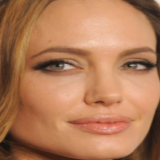
#> input picture FFTAnalysis/angelina.png, 160 x 160 px
$ jupyter execute 'Face Analysis.ipynb'
#> lines starting #> are read from the running program, lines starting #| are printed output that depends on the picture
[cell 1]
import cv2
import numpy as np
from matplotlib import pyplot as plt

src1 = cv2.imread("angelina.png");
#> src1 is the input picture: shape (160, 160, 3); mean B, G, R 88.6, 122.7, 176.8
src1_fft = np.fft.fft2(src1)
src2 = cv2.imread("kate.png");
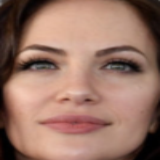
#> input picture FFTAnalysis/kate.png, 160 x 160 px
#> src2 is the input picture: shape (160, 160, 3); mean B, G, R 102.6, 117, 154
add = cv2.add(src1, src2);
cv2.imshow('image', add)

[cell 2]
import cv2
import numpy as np
from matplotlib import pyplot as plt

angelina_img = cv2.imread('angelina.png',0)
#> angelina_img: shape (160, 160); min 17, max 227, mean 134.5

"""
numpy.fft.fft2(a, s=None, axes=(-2, -1), norm=None)[source]
Compute the 2-dimensional discrete Fourier Transform
"""
angelina_f = np.fft.fft2(angelina_img)
"""Shift the zero-frequency component to the center of the spectrum"""
fshift = np.fft.fftshift(angelina_f)
angelina_magnitude_spectrum = 20*np.log(np.abs(fshift))

plt.subplot(121),plt.imshow(angelina_img, cmap = 'gray')
plt.title('Input Image'), plt.xticks([]), plt.yticks([])
plt.subplot(122),plt.imshow(angelina_magnitude_spectrum, cmap = 'gray')
plt.title('Magnitude Spectrum'), plt.xticks([]), plt.yticks([])
plt.show()

[cell 3]
import cv2
import numpy as np
from matplotlib import pyplot as plt

kate_img = cv2.imread('kate.png',0)
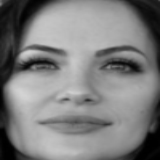
#> kate_img: shape (160, 160); min 0, max 211, mean 125.9
kate_f = np.fft.fft2(kate_img)
fshift = np.fft.fftshift(kate_f)
kate_magnitude_spectrum = 20*np.log(np.abs(fshift))
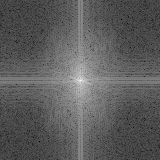
#> kate_magnitude_spectrum: shape (160, 160) float64; min -10.8, max 299.7, mean 102.3; drawn with min black and max white

plt.subplot(121),plt.imshow(kate_img, cmap = 'gray')
plt.title('Input Image'), plt.xticks([]), plt.yticks([])
plt.subplot(122),plt.imshow(kate_magnitude_spectrum, cmap = 'gray')
plt.title('Magnitude Spectrum'), plt.xticks([]), plt.yticks([])
plt.show()

[cell 4]
subtracted = kate_magnitude_spectrum - angelina_magnitude_spectrum
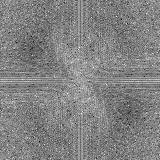
#> subtracted: shape (160, 160) float64; min -120.3, max 83.32, mean -16.3; drawn with min black and max white
inversesub = angelina_magnitude_spectrum - kate_magnitude_spectrum
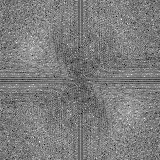
#> inversesub: shape (160, 160) float64; min -83.32, max 120.3, mean 16.3; drawn with min black and max white


plt.subplot(122),plt.imshow(subtracted, cmap = 'gray')
plt.title('Magnitude Spectrum'), plt.xticks([]), plt.yticks([])
plt.subplot(121),plt.imshow(inversesub, cmap = 'gray')
plt.show()

[cell 5]
fshift = np.fft.ifftshift(subtracted)
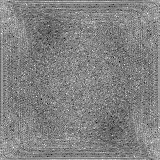
#> fshift: shape (160, 160) float64; min -120.3, max 83.32, mean -16.3; drawn with min black and max white
subtracted_reconstructed = np.fft.ifft2(fshift)

plt.subplot(121),plt.imshow(cv2.add(angelina_img,kate_img), cmap = 'gray')
plt.title('Simple Addition'), plt.xticks([]), plt.yticks([])
plt.subplot(122),plt.imshow(cv2.subtract(angelina_img,kate_img), cmap = 'gray')
plt.title('Simple Subtraction'), plt.xticks([]), plt.yticks([])

plt.show()
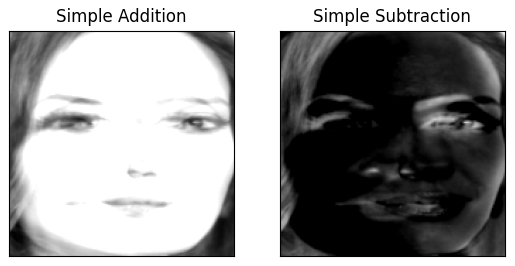
#> figure drawn by matplotlib, 2 panels

[cell 6]
import cv2
import numpy as np
from matplotlib import pyplot as plt
from scipy import signal


#### FFT SUBSTRACT
#Extract image
CellImg = cv2.imread('angelina.png',0)
BackImg = cv2.imread('kate.png',0)

#Covnert to 32 float
CellImg_float32 = np.float32(CellImg)
BackImg_float32 = np.float32(BackImg)

print("Size Cell: "+str(np.shape(CellImg_float32)))
#| Size Cell: (160, 160)
print("Size Back: "+str(np.shape(BackImg_float32)))
#| Size Back: (160, 160)

# DFT
dft_CellImg_float32 = cv2.dft(CellImg_float32, flags = cv2.DFT_COMPLEX_OUTPUT)
dft_shift_CellImg_float32 = np.fft.fftshift(dft_CellImg_float32)

dft_BackImg_float32 = cv2.dft(BackImg_float32, flags = cv2.DFT_COMPLEX_OUTPUT)
dft_shift_BackImg_float32 = np.fft.fftshift(dft_BackImg_float32)

# Subtract and inverse: CELL - BACKGROUND
dft_diff_cmb = dft_shift_CellImg_float32 - dft_shift_BackImg_float32
SubFFTImg_inverse_cmb = cv2.idft(np.fft.ifftshift(dft_diff_cmb))
SubFFTImg_cmb = cv2.magnitude(SubFFTImg_inverse_cmb[:,:,0],SubFFTImg_inverse_cmb[:,:,1])

# Subtract and inverse: BACKGROUND - CELL
dft_diff_bmc = dft_shift_BackImg_float32 - dft_shift_CellImg_float32
SubFFTImg_inverse_bmc = cv2.idft(np.fft.ifftshift(dft_diff_bmc))
SubFFTImg_bmc = cv2.magnitude(SubFFTImg_inverse_bmc[:,:,0],SubFFTImg_inverse_bmc[:,:,1])

# Plot Init image -> (Image - Background) & (Background - Image)
plt.figure()
plt.subplot(231),plt.imshow(CellImg, cmap = 'gray')
plt.title('Angelina'), plt.xticks([]), plt.yticks([])
plt.subplot(232),plt.imshow(BackImg, cmap = 'gray')
plt.title('Kate'), plt.xticks([]), plt.yticks([])
plt.subplot(233),plt.imshow(SubFFTImg_cmb, cmap = 'gray')
plt.title('Angelina - Kate'), plt.xticks([]), plt.yticks([])

plt.subplot(234),plt.imshow(CellImg, cmap = 'gray')
plt.title('Angelina'), plt.xticks([]), plt.yticks([])
plt.subplot(235),plt.imshow(BackImg, cmap = 'gray')
plt.title('Kate'), plt.xticks([]), plt.yticks([])
plt.subplot(236),plt.imshow(SubFFTImg_bmc, cmap = 'gray')
plt.title('Kate - Angelina'), plt.xticks([]), plt.yticks([])

plt.show()

[cell 7]
import cv2
import numpy as np
from matplotlib import pyplot as plt
from scipy import signal


#### FFT SUBSTRACT
#Extract image
CellImg = cv2.imread('angelina.png',0)
BackImg = cv2.imread('bradley.png',0)
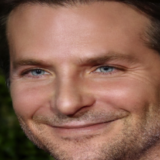
#> input picture FFTAnalysis/bradley.png, 160 x 160 px
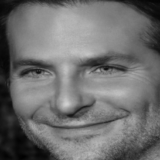
#> BackImg: shape (160, 160); min 1, max 208, mean 110.8

#Covnert to 32 float
CellImg_float32 = np.float32(CellImg)
BackImg_float32 = np.float32(BackImg)

print("Size Cell: "+str(np.shape(CellImg_float32)))
#| Size Cell: (160, 160)
print("Size Back: "+str(np.shape(BackImg_float32)))
#| Size Back: (160, 160)

# DFT
dft_CellImg_float32 = cv2.dft(CellImg_float32, flags = cv2.DFT_COMPLEX_OUTPUT)
dft_shift_CellImg_float32 = np.fft.fftshift(dft_CellImg_float32)

dft_BackImg_float32 = cv2.dft(BackImg_float32, flags = cv2.DFT_COMPLEX_OUTPUT)
dft_shift_BackImg_float32 = np.fft.fftshift(dft_BackImg_float32)

# Subtract and inverse: CELL - BACKGROUND
dft_diff_cmb = dft_shift_CellImg_float32 - dft_shift_BackImg_float32
SubFFTImg_inverse_cmb = cv2.idft(np.fft.ifftshift(dft_diff_cmb))
SubFFTImg_cmb = cv2.magnitude(SubFFTImg_inverse_cmb[:,:,0],SubFFTImg_inverse_cmb[:,:,1])
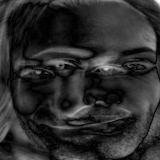
#> SubFFTImg_cmb: shape (160, 160) float32; min 0.00729, max 5708800, mean 1008915.1; drawn with min black and max white

# Subtract and inverse: BACKGROUND - CELL
dft_diff_bmc = dft_shift_BackImg_float32 - dft_shift_CellImg_float32
SubFFTImg_inverse_bmc = cv2.idft(np.fft.ifftshift(dft_diff_bmc))
SubFFTImg_bmc = cv2.magnitude(SubFFTImg_inverse_bmc[:,:,0],SubFFTImg_inverse_bmc[:,:,1])

# Plot Init image -> (Image - Background) & (Background - Image)
plt.figure()
plt.subplot(231),plt.imshow(CellImg, cmap = 'gray')
plt.title('Kate'), plt.xticks([]), plt.yticks([])
plt.subplot(232),plt.imshow(BackImg, cmap = 'gray')
plt.title('Bradley'), plt.xticks([]), plt.yticks([])
plt.subplot(233),plt.imshow(SubFFTImg_cmb, cmap = 'gray')
plt.title('Bradley - Kate'), plt.xticks([]), plt.yticks([])

plt.subplot(234),plt.imshow(CellImg, cmap = 'gray')
plt.title('Kate'), plt.xticks([]), plt.yticks([])
plt.subplot(235),plt.imshow(BackImg, cmap = 'gray')
plt.title('Bradley'), plt.xticks([]), plt.yticks([])
plt.subplot(236),plt.imshow(SubFFTImg_bmc, cmap = 'gray')
plt.title('Kate - Bradley'), plt.xticks([]), plt.yticks([])

plt.show()
